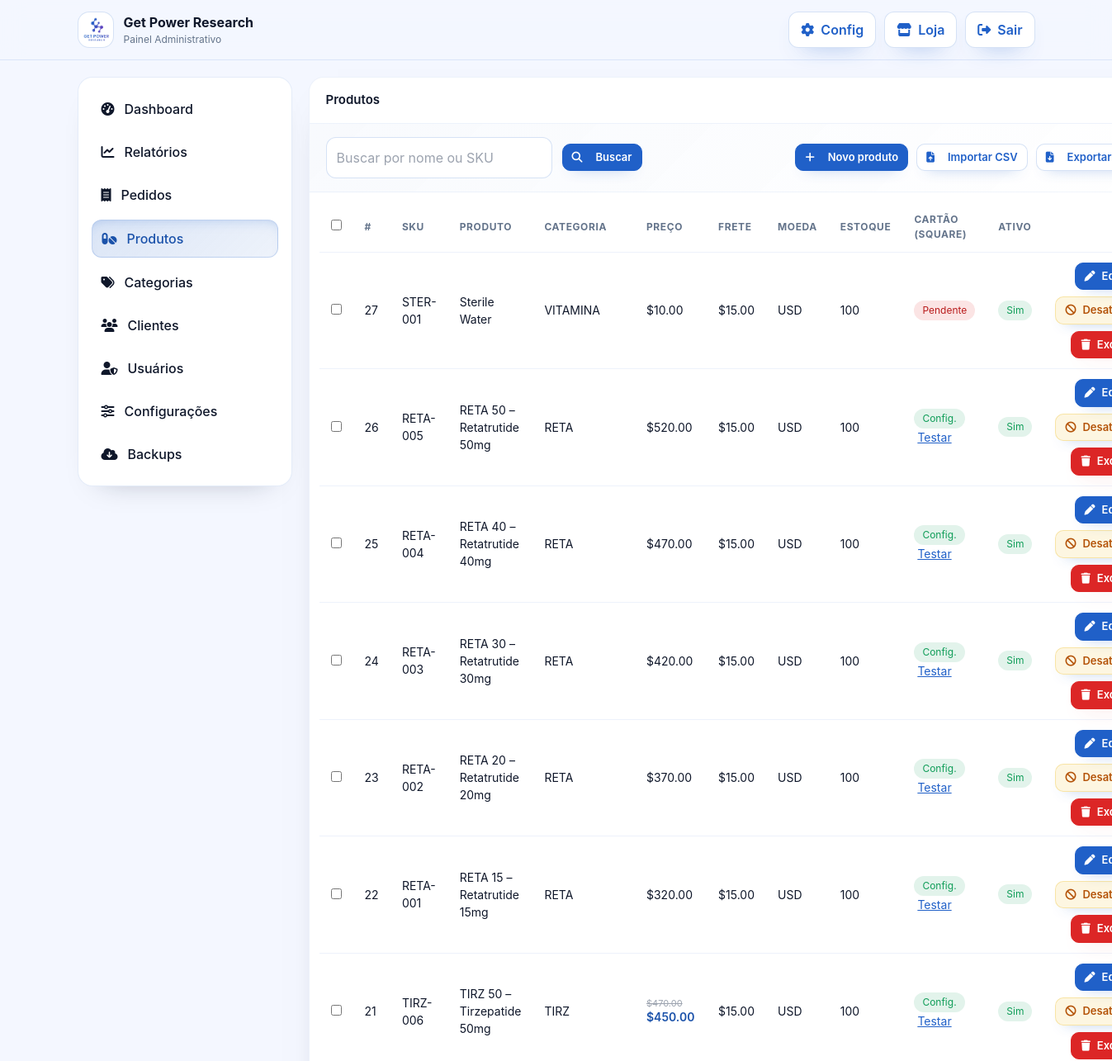
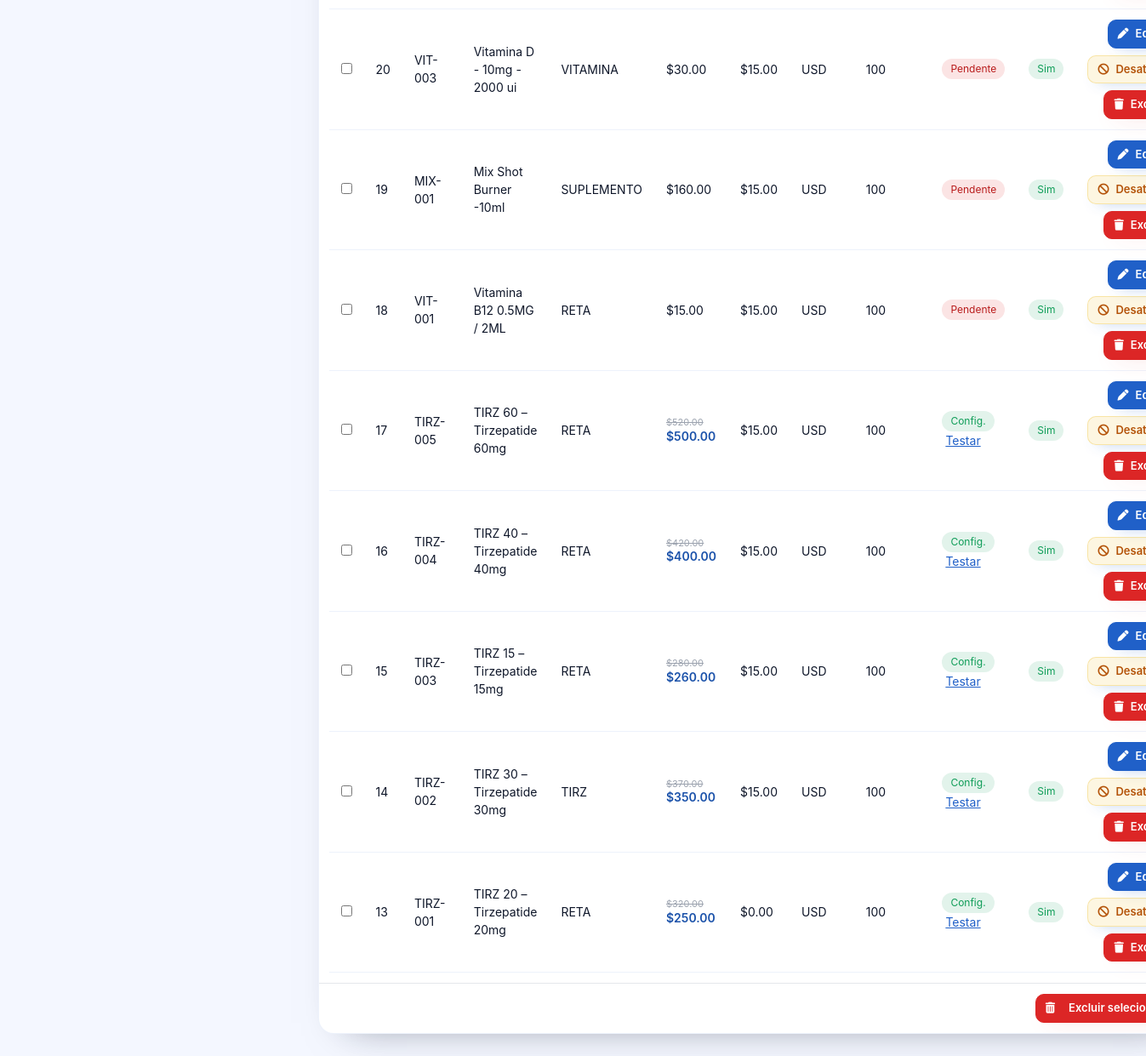
The page /products.php (signed in) on the database its author committed (2 pictures, top to bottom).
### tables this page shows
CREATE TABLE `settings` (
  `id` int(10) UNSIGNED NOT NULL,
  `skey` varchar(191) NOT NULL,
  `svalue` longtext NOT NULL,
  `updated_at` timestamp NOT NULL DEFAULT current_timestamp() ON UPDATE current_timestamp()
);

CREATE TABLE `products` (
  `id` int(11) NOT NULL,
  `category_id` int(11) DEFAULT NULL,
  `sku` varchar(100) DEFAULT NULL,
  `name` varchar(190) NOT NULL,
  `description` text DEFAULT NULL,
  `price` decimal(10,2) NOT NULL,
  `price_compare` decimal(10,2) DEFAULT NULL,
  `currency` varchar(3) NOT NULL DEFAULT 'USD',
  `shipping_cost` decimal(10,2) NOT NULL DEFAULT 7.00,
  `stock` int(11) NOT NULL DEFAULT 100,
  `image_path` varchar(255) DEFAULT NULL,
  `square_payment_link` varchar(255) DEFAULT NULL,
  `square_credit_link` varchar(255) DEFAULT NULL,
  `square_debit_link` varchar(255) DEFAULT NULL,
  `square_afterpay_link` varchar(255) DEFAULT NULL,
  `stripe_payment_link` varchar(255) DEFAULT NULL,
  `active` tinyint(1) DEFAULT 1,
  `featured` tinyint(1) DEFAULT 0,
  `meta_title` varchar(255) DEFAULT NULL,
  `meta_description` varchar(255) DEFAULT NULL,
  `created_at` timestamp NULL DEFAULT current_timestamp(),
  `updated_at` timestamp NULL DEFAULT current_timestamp() ON UPDATE current_timestamp()
);

CREATE TABLE `categories` (
  `id` int(11) NOT NULL,
  `name` varchar(100) NOT NULL,
  `slug` varchar(100) NOT NULL,
  `description` text DEFAULT NULL,
  `image_path` varchar(255) DEFAULT NULL,
  `active` tinyint(1) DEFAULT 1,
  `sort_order` int(11) DEFAULT 0,
  `created_at` timestamp NULL DEFAULT current_timestamp()
);

### bootstrap.php (called while the page is built, shortened)
<?php
if (!function_exists('cache_busted_url')) {
  function cache_busted_url(string $path): string {
    $trimmed = trim($path);
    $absolute = __DIR__ . '/' . ltrim($trimmed, '/');
    $version = is_file($absolute) ? filemtime($absolute) : time();
    $separator = strpos($trimmed, '?') !== false ? '&' : '?';
    return $trimmed . $separator . 'v=' . $version;
  }
}
if (!function_exists('asset_url')) {
  function asset_url($rel){
    $clean = ltrim((string)$rel, '/');
    if (function_exists('cache_busted_url')) {
      return cache_busted_url($clean);
    }
    $abs = __DIR__ . '/' . $clean;
    $v = is_file($abs) ? filemtime($abs) : time();
    $sep = (strpos($clean,'?')!==false) ? '&' : '?';
    return $clean . $sep . 'v=' . $v;
  }
}

### lib/utils.php (called while the page is built, shortened)
<?php
if (!function_exists('cfg')) {
    function cfg() {
        static $config = null;
        if ($config === null) {
            $config = require __DIR__ . '/../config.php';
        }
        return $config;
    }
}
if (!function_exists('setting_get')) {
    function setting_get(string $key, $default = null) {
        try {
            $pdo = db();
            $stmt = $pdo->prepare('SELECT svalue FROM settings WHERE skey = ?');
            $stmt->execute([$key]);
            $value = $stmt->fetchColumn();
            return $value;
        } catch (Throwable $e) {
            return $default;
        }
    }
}
if (!function_exists('csrf_token')) {
    function csrf_token() {
        return $_SESSION['csrf_token'];
    }
}
if (!function_exists('current_admin')) {
    function current_admin(): ?array {
        if (!empty($_SESSION['admin']) && is_array($_SESSION['admin'])) {
            return $_SESSION['admin'];
        }
        return null;
    }
}
if (!function_exists('current_admin_role')) {
    function current_admin_role(): string {
        $admin = current_admin();
        return $admin['role'] ?? 'admin';
    }
}
if (!function_exists('is_super_admin')) {
    function is_super_admin(): bool {
        return current_admin_role() === 'super_admin';
    }
}
if (!function_exists('admin_can')) {
    function admin_can(string $capability): bool {
        if (is_super_admin()) {
            return true;
        }
        $role = current_admin_role();
        $caps = admin_role_capabilities($role);
        return in_array($capability, $caps, true);
    }
}
if (!function_exists('sanitize_html')) {
    function sanitize_html($html) {
        return htmlspecialchars((string)$html, ENT_QUOTES | ENT_HTML5, 'UTF-8');
    }
}
if (!function_exists('format_currency')) {
    function format_currency($amount, $currency = null) {
        $amount = (float)$amount;
        $currency = strtoupper($currency ?? (cfg()['store']['currency'] ?? 'BRL'));
        switch ($currency) {
            case 'USD': return '$' . number_format($amount, 2, '.', ',');
        }
    }
}
if (!function_exists('find_logo_path')) {
    function find_logo_path(): ?string {
        $cfgLogo = function_exists('setting_get') ? setting_get('store_logo_url') : null;
        if ($cfgLogo) {
            return ltrim((string)$cfgLogo, '/');
        }
        return null;
    }
}

### config.php (called while the page is built, shortened)
<?php
return [
    'app_base_url' => getenv('FF_APP_BASE_URL') ?: '',
    'store' => [
        'name'          => 'Get Power Research',
        'currency'      => 'USD',
        'support_email' => 'support@getpowerresearch.com',
        'phone'         => '(00) 00000-0000',
        'address'       => 'Atualize este endereço nas configurações.',
        'base_url'      => getenv('FF_BASE_URL') ?: '',
    ],
    'payments' => [
        'zelle' => [
            'enabled'                => false,
            'recipient_name'         => '',
            'recipient_email'        => '',
            'require_receipt_upload' => true,
        ],
        'venmo' => [
            'enabled' => false,
            'handle'  => '',
        ],
        'pix' => [
            'enabled'       => false,
            'pix_key'       => '',
            'merchant_name' => '',
            'merchant_city' => '',
        ],
        'paypal' => [
            'enabled'    => false,
            'business'   => '',
            'currency'      => 'USD',
            'return_url' => '',
            'cancel_url' => '',
        ],
        'square' => [
            'enabled'      => false,
            'instructions' => 'Abriremos o checkout de cartão de crédito em uma nova aba para concluir o pagamento.',
            'open_new_tab' => true,
        ],
        'whatsapp' => [
            'enabled'   => false,
            'number'    => '',
            'message'   => 'Olá! Gostaria de finalizar meu pedido.',
            'link'      => '',
            'instructions' => 'Finalize seu pedido conversando com nossa equipe pelo WhatsApp: {whatsapp_link}.',
        ],
    ],
    'paths' => [
        'zelle_receipts' => __DIR__ . '/storage/zelle_receipts',
        'products'       => __DIR__ . '/storage/products',
        'logo'           => __DIR__ . '/storage/logo',
    ],
    'media' => [
        'proxy_whitelist' => [
            'base.rhemacriativa.com',
            'store.nestgeneralservices.company',
        ],
    ],
    'notifications' => [
        'sound_enabled'       => true,
        'email_notifications' => true,
        'check_interval'      => 5000,
    ],
    'custom_scripts' => [
        'head'       => getenv('FF_SNIPPET_HEAD') ?: '',
        'body_start' => getenv('FF_SNIPPET_BODY_START') ?: '',
        'body_end'   => getenv('FF_SNIPPET_BODY_END') ?: '',
    ],
];

### products.php (the view, shortened to what this page needs)
<?php
require __DIR__.'/bootstrap.php';
require __DIR__.'/config.php';
require __DIR__.'/lib/utils.php';
require __DIR__.'/admin_layout.php';
$pdo = db();
$storeCurrency = strtoupper(cfg()['store']['currency'] ?? 'USD');
$canManageProducts = admin_can('manage_products');
$isSuperAdmin = is_super_admin();
function normalize_product_currency($value, $fallback): string {
  $value = strtoupper(trim((string)$value));
  $allowed = ['USD', 'BRL'];
  return $value;
}
admin_header('Produtos');
$q = trim((string)($_GET['q'] ?? ''));
$w = " WHERE 1=1 ";
$p = [];
$st=$pdo->prepare("SELECT p.*, c.name AS category_name FROM products p LEFT JOIN categories c ON c.id=p.category_id $w ORDER BY p.id DESC LIMIT 200");
$st->execute($p);
echo '<div class="card">';
echo '<div class="card-title">Produtos</div>';
echo '<div class="card-toolbar">';
echo '  <form method="get" class="search-form">';
echo '    <input class="input" name="q" value="'.sanitize_html($q).'" placeholder="Buscar por nome ou SKU">';
echo '    <button class="btn btn-primary btn-sm" type="submit"><i class="fa-solid fa-magnifying-glass mr-2"></i>Buscar</button>';
echo '  </form>';
echo '  <div class="toolbar-actions">';
if ($canManageProducts) {
  echo '    <a class="btn btn-alt btn-sm" href="products.php?action=new"><i class="fa-solid fa-plus mr-2"></i>Novo produto</a>';
  echo '    <a class="btn btn-ghost btn-sm" href="products.php?action=import"><i class="fa-solid fa-file-arrow-up mr-2"></i>Importar CSV</a>';
}
echo '    <a class="btn btn-ghost btn-sm" href="products.php?action=export"><i class="fa-solid fa-file-arrow-down mr-2"></i>Exportar CSV</a>';
echo '  </div>';
echo '</div>';
echo '<form id="bulk-delete-form" method="post" action="products.php?action=bulk_destroy">';
echo '  <div class="p-3 overflow-x-auto"><table class="table"><thead><tr>';
if ($isSuperAdmin) {
  echo '<th><input type="checkbox" id="checkAllProducts"></th>';
} else {
  echo '<th></th>';
}
echo '<th>#</th><th>SKU</th><th>Produto</th><th>Categoria</th><th>Preço</th><th>Frete</th><th>Moeda</th><th>Estoque</th><th>Cartão (Square)</th><th>Ativo</th><th></th></tr></thead><tbody>';
foreach($st as $r){
  $rowClasses = [];
  $rowClassAttr = $rowClasses ? ' class="'.implode(' ', $rowClasses).'"' : '';
  echo '<tr'.$rowClassAttr.'>';
  echo '<td>';
  if ($isSuperAdmin) {
    echo '<input type="checkbox" name="selected[]" value="'.(int)$r['id'].'" class="product-select">';
  }
  echo '</td>';
  echo '<td>'.(int)$r['id'].'</td>';
  echo '<td>'.sanitize_html($r['sku']).'</td>';
  echo '<td>'.sanitize_html($r['name']).'</td>';
  echo '<td>'.sanitize_html($r['category_name']).'</td>';
  $priceNow = (float)$r['price'];
  $productCurrency = normalize_product_currency($r['currency'] ?? '', $storeCurrency);
  $priceCompareList = isset($r['price_compare']) ? (float)$r['price_compare'] : null;
  $priceFormatted = format_currency($priceNow, $productCurrency);
  if ($priceCompareList && $priceCompareList > $priceNow) {
    $compareFormatted = format_currency($priceCompareList, $productCurrency);
    echo '<td><div class="flex flex-col leading-tight"><span class="text-[11px] line-through text-gray-400">'.$compareFormatted.'</span><span class="font-semibold text-brand-700">'.$priceFormatted.'</span></div></td>';
  } else {
    echo '<td>'.$priceFormatted.'</td>';
  }
  echo '<td>'.format_currency((float)($r['shipping_cost'] ?? 7), $productCurrency).'</td>';
  echo '<td>'.$productCurrency.'</td>';
  echo '<td>'.(int)$r['stock'].'</td>';
  $squareCol = trim((string)($r['square_payment_link'] ?? ''));
  if ($squareCol !== '') {
    $safeLink = sanitize_html($squareCol);
    echo '<td><span class="badge ok">Config.</span> <a class="text-sm text-brand-600 underline ml-1" href="'.$safeLink.'" target="_blank" rel="noopener">Testar</a></td>';
  } else {
    echo '<td><span class="badge danger">Pendente</span></td>';
  }
  echo '<td>'.((int)$r['active']?'<span class="badge ok">Sim</span>':'<span class="badge danger">Não</span>').'</td>';
  echo '<td><div class="action-buttons">';
  if ($canManageProducts) {
    echo '<a class="btn btn-alt btn-sm" href="products.php?action=edit&id='.(int)$r['id'].'"><i class="fa-solid fa-pen"></i> Editar</a>';
  }
  if ($isSuperAdmin) {
    echo '<a class="btn btn-soft-warn btn-sm" href="products.php?action=delete&id='.(int)$r['id'].'&csrf='.csrf_token().'" onclick="return confirm(\'Desativar este produto?\')"><i class="fa-solid fa-ban"></i> Desativar</a>';
    echo '<a class="btn btn-danger btn-sm" href="products.php?action=destroy&id='.(int)$r['id'].'&csrf='.csrf_token().'" onclick="return confirm(\'Excluir definitivamente este produto?\')"><i class="fa-solid fa-trash"></i> Excluir</a>';
  }
  echo '</div></td>';
  echo '</tr>';
}
echo '</tbody></table></div>';
if ($isSuperAdmin) {
  echo '<div class="p-3 flex flex-wrap gap-3 items-center justify-end border-t">';
  echo '  <button type="submit" class="btn btn-danger btn-sm" onclick="return confirm(\'Excluir definitivamente os itens selecionados?\')"><i class="fa-solid fa-trash-can mr-2"></i>Excluir selecionados</button>';
  echo '</div>';
}
echo '</form></div>';
admin_footer();

### admin_layout.php (shortened to what this page needs)
<?php
function admin_header($title='Admin'){
  $store = setting_get('store_name', (cfg()['store']['name'] ?? 'Get Power Research'));
  $fullLogoPath = find_logo_path();
  $logoUrl = $fullLogoPath ? '/' . ltrim($fullLogoPath, '/') : null;
  echo '<!doctype html><html lang="pt-br"><head><meta charset="utf-8">';
  echo '<script src="https://cdn.tailwindcss.com"></script>';
  echo '<link rel="stylesheet" href="https://cdnjs.cloudflare.com/ajax/libs/font-awesome/6.5.0/css/all.min.css">';
  $css = function_exists('asset_url') ? asset_url('assets/admin.css') : 'assets/admin.css';
  echo '<link rel="stylesheet" href="'.$css.'">';
  echo '</head><body>';
  echo '<header class="admin-top"><div class="wrap">';
  $logoHtml = $logoUrl
    ? '<div class="logo img"><img src="'.sanitize_html($logoUrl).'" alt="Logo" class="logo-img"></div>'
    : '<div class="logo icon"><i class="fa-solid fa-capsules"></i></div>';
  echo '<div class="brand">'.$logoHtml.'<div><div class="name">'.sanitize_html($store).'</div><div class="sub">Painel Administrativo</div></div></div>';
  echo '<div class="actions">';
  echo '<a class="btn btn-ghost" href="admin.php?route=settings"><i class="fa-solid fa-gear"></i><span>Config</span></a>';
  echo '<a class="btn btn-ghost" href="index.php" target="_blank"><i class="fa-solid fa-store"></i><span>Loja</span></a>';
  echo '<a class="btn btn-ghost" href="admin.php?route=logout"><i class="fa-solid fa-right-from-bracket"></i><span>Sair</span></a>';
  echo '</div></div></header>';
  echo '<div class="admin-grid"><aside class="admin-side"><nav>';
  $cur = basename($_SERVER['SCRIPT_NAME']);
  echo '<a class="'.($cur==='dashboard.php'?'active':'').'" href="dashboard.php"><i class="fa-solid fa-gauge-high"></i>Dashboard</a>';
  echo '<a class="'.($cur==='reports.php'?'active':'').'" href="reports.php"><i class="fa-solid fa-chart-line"></i>Relatórios</a>';
  echo '<a class="'.($cur==='orders.php'?'active':'').'" href="orders.php"><i class="fa-solid fa-receipt"></i>Pedidos</a>';
  echo '<a class="'.($cur==='products.php'?'active':'').'" href="products.php"><i class="fa-solid fa-pills"></i>Produtos</a>';
  echo '<a class="'.($cur==='categories.php'?'active':'').'" href="categories.php"><i class="fa-solid fa-tags"></i>Categorias</a>';
  echo '<a class="'.($cur==='customers.php'?'active':'').'" href="customers.php"><i class="fa-solid fa-users"></i>Clientes</a>';
  echo '<a class="'.($cur==='users.php'?'active':'').'" href="users.php"><i class="fa-solid fa-user-shield"></i>Usuários</a>';
  echo '<a class="'.($cur==='settings.php'?'active':'').'" href="settings.php"><i class="fa-solid fa-sliders"></i>Configurações</a>';
  if (function_exists('is_super_admin') && is_super_admin()) {
    echo '<a class="'.($cur==='backup.php'?'active':'').'" href="backup.php"><i class="fa-solid fa-cloud-arrow-down"></i>Backups</a>';
  }
  echo '</nav></aside><main class="admin-main">';
}
function admin_footer(){
  echo '</main></div>';
  echo '</body></html>';
}

### rows shown on the page
settings: svalue (picture)
settings: svalue "Get Power Research"
products: id "27", sku "STER-001", name "Sterile Water", category.name "VITAMINA", priceFormatted "$10.00", shipping_cost+currency "$15.00", currency "USD", stock "100", square_payment_link "Pendente", active "Sim"
products: id "26", sku "RETA-005", name "RETA 50 – Retatrutide 50mg", category.name "RETA", priceFormatted "$520.00", shipping_cost+currency "$15.00", currency "USD", stock "100", active "Sim"
products: id "25", sku "RETA-004", name "RETA 40 – Retatrutide 40mg", category.name "RETA", priceFormatted "$470.00", shipping_cost+currency "$15.00", currency "USD", stock "100", active "Sim"
products: id "24", sku "RETA-003", name "RETA 30 – Retatrutide 30mg", category.name "RETA", priceFormatted "$420.00", shipping_cost+currency "$15.00", currency "USD", stock "100", active "Sim"
products: id "23", sku "RETA-002", name "RETA 20 – Retatrutide 20mg", category.name "RETA", priceFormatted "$370.00", shipping_cost+currency "$15.00", currency "USD", stock "100", active "Sim"
products: id "22", sku "RETA-001", name "RETA 15 – Retatrutide 15mg", category.name "RETA", priceFormatted "$320.00", shipping_cost+currency "$15.00", currency "USD", stock "100", active "Sim"
products: id "21", sku "TIRZ-006", name "TIRZ 50 – Tirzepatide 50mg", category.name "TIRZ", compareFormatted "$470.00", priceFormatted "$450.00", shipping_cost+currency "$15.00", currency "USD", stock "100", active "Sim"
products: id "20", sku "VIT-003", name "Vitamina D - 10mg - 2000 ui", category.name "VITAMINA", priceFormatted "$30.00", shipping_cost+currency "$15.00", currency "USD", stock "100", square_payment_link "Pendente", active "Sim"
products: id "19", sku "MIX-001", name "Mix Shot Burner -10ml", category.name "SUPLEMENTO", priceFormatted "$160.00", shipping_cost+currency "$15.00", currency "USD", stock "100", square_payment_link "Pendente", active "Sim"
products: id "18", sku "VIT-001", name "Vitamina B12 0.5MG / 2ML", category.name "RETA", priceFormatted "$15.00", shipping_cost+currency "$15.00", currency "USD", stock "100", square_payment_link "Pendente", active "Sim"
products: id "17", sku "TIRZ-005", name "TIRZ 60 – Tirzepatide 60mg", category.name "RETA", compareFormatted "$520.00", priceFormatted "$500.00", shipping_cost+currency "$15.00", currency "USD", stock "100", active "Sim"
products: id "16", sku "TIRZ-004", name "TIRZ 40 – Tirzepatide 40mg", category.name "RETA", compareFormatted "$420.00", priceFormatted "$400.00", shipping_cost+currency "$15.00", currency "USD", stock "100", active "Sim"
products: id "15", sku "TIRZ-003", name "TIRZ 15 – Tirzepatide 15mg", category.name "RETA", compareFormatted "$280.00", priceFormatted "$260.00", shipping_cost+currency "$15.00", currency "USD", stock "100", active "Sim"
products: id "14", sku "TIRZ-002", name "TIRZ 30 – Tirzepatide 30mg", category.name "TIRZ", compareFormatted "$370.00", priceFormatted "$350.00", shipping_cost+currency "$15.00", currency "USD", stock "100", active "Sim"
products: id "13", sku "TIRZ-001", name "TIRZ 20 – Tirzepatide 20mg", category.name "RETA", compareFormatted "$320.00", priceFormatted "$250.00", shipping_cost+currency "$0.00", currency "USD", stock "100", active "Sim"
